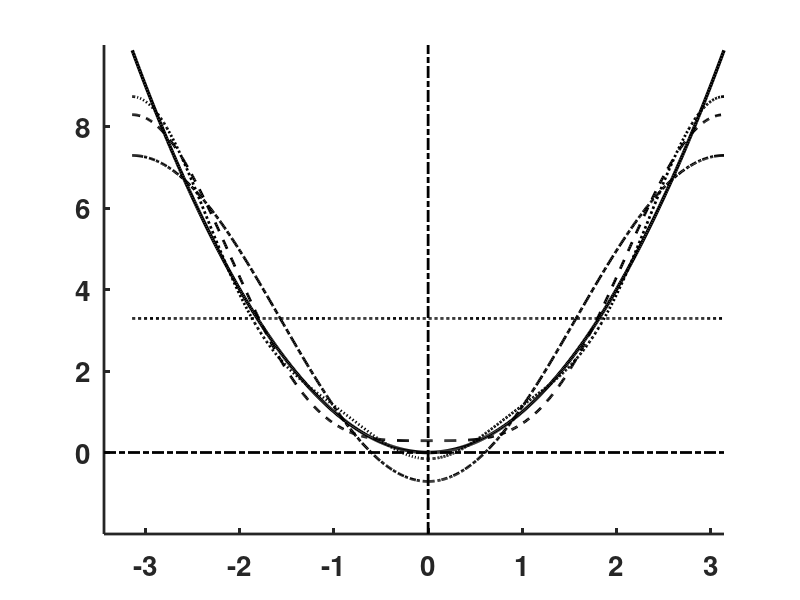

Source code (MATLAB): (Note: this script raises an error after producing the figure.)
clear;  figure('Position',[100 100 600 400],'Color',[1 1 1]); clf;  hold on; 

xy=[-pi-.3 pi -2 10];
xx=linspace(-pi,xy(2),600);  ym1=xx.^2;  
h(1)=plot(xx,ym1,'k','LineWidth',2.5)
ym1=pi^2/3+xx.*0;  
h(2)=plot(xx,ym1,'k:','LineWidth',2)
ym1=ym1-4*cos(xx);  
h(3)=plot(xx,ym1,'k-.','LineWidth',2)
ym1=ym1+cos(2*xx);  
h(4)=plot(xx,ym1,'k--','LineWidth',2)
ym1=ym1-4*cos(3*xx)/9;  
h(5)=plot(xx,ym1,'k:','LineWidth',2)
set(gca,'LineWidth',2);
axis(xy); axis manual;
plot([xy(1) xy(2)],[0 0],'k-.','LineWidth',2);
plot([0 0],[xy(3) xy(4)],'k-.','LineWidth',2);
set(gca,'XTick',[-3 -2 -1 0 1 2 3],'YTick',[0 2 4 6 8],'FontSize',20,'FontWeight','bold');

%assign labels for handles
g=legend(h,'y=x^{2}','n=0','n=1','n=2','n=3',0);
set(g,'Color','none');
set(g,'FontSize',18);
%export to eps (change path and file name accordingly)
%  print('-depsc2',sprintf('C:\\Documents and Settings\\ajay\\Desktop\\matlab\\fig44'));
